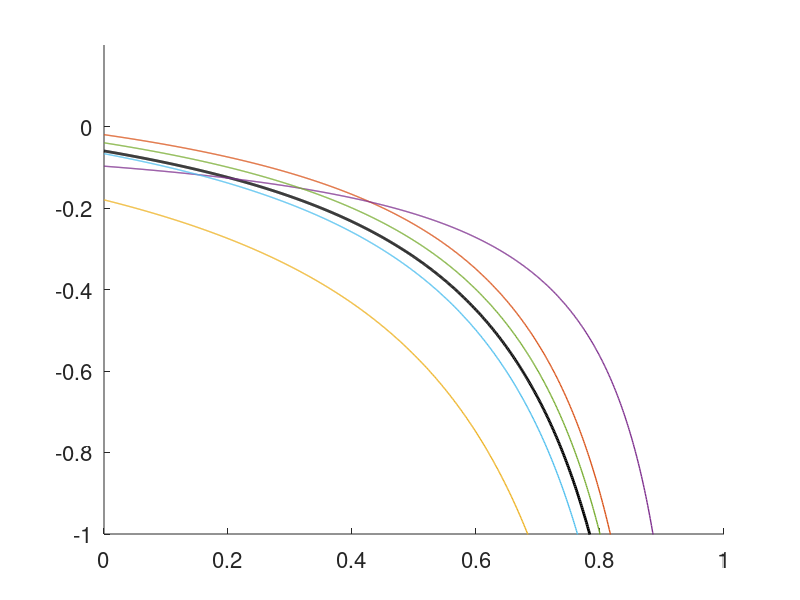

Reproduce this figure in MATLAB. (Note: this script raises an error after producing the figure.)
% This script contains code for generating the results figures: Fig. 2, 
% Fig. 3a, Fig. 3b & Fig. S1. Running this code generates four figures. The
% first figure is Fig 2 in the main text (evolution of signalling in closed
% model). The second figure is Fig 3a in the main text (evolution of 
% cue-suppression). The third figure is Fig 3b in the main text (evolution 
% of eavesdropping). The fourth figure is Fig. S1 in the SI (evolution of 
% signalling in open model).

% First, we generate Fig 2. The evolution of signalling in a closed model.

close all
clearvars
clc

% Parameter values. Two values are specified - a reference value (black 
% line in figure), and an alternative value. 
dR=0:0.001:1; % Predation cost
gR=[0 1]; % Conditionality of signal
cR=[0.1 0.3]; % Cost of signal production
NR=[3 50]; % Deme size
sR=[0 0.1]; % Defence cost
mR=[0.5 1]; % Migration rate
x=0; % Inital signalling investment

% The for loops are used to collect data over the different parameter
% values specified above.
for curr_N = 1:length(NR)
    N=NR(curr_N);

for curr_g = 1:length(gR)
    g=gR(curr_g);

for curr_c = 1:length(cR)
    c=cR(curr_c);

for curr_d = 1:length(dR)
    d=dR(curr_d);

for curr_s = 1:length(sR)
    s=sR(curr_s);

for curr_m = 1:length(mR)
    m=mR(curr_m);

% The expression below corresponds to the selection differential for 
% signalling (dw/dx) given in Equation A18. When this is greater than zero,
% signalling is favoured, else signalling is not favoured. We record this
% for different parameter combinations and store it in a results matrix.
seldiff(curr_d,curr_g,curr_c,curr_N,curr_s,curr_m) = ((m-2)*m*(N-1)*(c*(g-1)*N-c*g-d+s))/(((m-2)*m*(N-1)-1)*(x*(N*(c*g-s)-c*(g+N)+d*(N-1)+s)-d*N+N));

end
end
end
end
end
end

% We plot our results matrix as different lines. Signalling is favoured
% whenever a line goes above zero. We see that this never happens.
hold on
plot(dR,seldiff(:,1,1,1,1,1),'LineWidth',2,'Color','k')
plot(dR,seldiff(:,2,1,1,1,1),'LineWidth',1,'LineStyle','-')
plot(dR,seldiff(:,1,2,1,1,1),'LineWidth',1,'LineStyle','-')
plot(dR,seldiff(:,1,1,2,1,1),'LineWidth',1,'LineStyle','-')
plot(dR,seldiff(:,1,1,1,2,1),'LineWidth',1,'LineStyle','-')
plot(dR,seldiff(:,1,1,1,1,2),'LineWidth',1,'LineStyle','-')
hold off
set(gca,'FontSize',16)
set(gcf,'color','white')
ylim([-1 0.2])
xlim([0 1])
yticks(-1:0.2:1.2)
xticks(0:0.2:1.1)
yline(0,'LineWidth',1,'LineStyle','--')

% Next, we generate Fig 3a. The evolution of cue-suppression.

clearvars
clc

% Parameter values. Two values are specified - a reference value (black 
% line in figure), and an alternative value. 
N=[3 5]; % Deme size
g=[0.8 0.95]; % Conditionality of cue-suppressor
c=0:0.001:1; % Cost of cue-suppression

% The for loops are used to collect data over the different parameter
% values specified above.
for curr_N = 1:length(N)
for curr_g = 1:length(g)
for curr_c = 1:length(c)

% When the below expression is greater than d-s, cue-suppression is 
% favoured. We record the value of this expression for different parameter 
% values and store this in a results matrix titled 'd'.
d(curr_c, curr_g, curr_N) = N(curr_N) .* c(curr_c) .* (1-g(curr_g).*((N(curr_N)-1)./N(curr_N)));

end
end
end

% We plot our results matrix as different lines. Cue-suppression is 
% favoured above these lines, and disfavoured below them. The different
% lines correspond to different parameter regimes. 
figure
hold on
plot(c,d(:,1,1),'LineWidth',2,'Color','k', 'LineStyle','-')
plot(c,d(:,2,1),'LineWidth',2,'Color','k','LineStyle','--')
plot(c,d(:,1,2),'LineWidth',2,'Color','k', 'LineStyle',':')
hold off
box on
set(gca,'FontSize',16)
set(gcf,'color','white')
ylim([0 1])
xlim([0 1])
yticks(0:0.2:1)
xticks(0:0.2:1)

% Next, we generate Fig 3b. The evolution of eavesdropping.

clearvars
clc

% Parameter values. Two values are specified - a reference value (black 
% line in figure), and an alternative value. 
N=[3 5]; % Deme size
b=[1 1.5]; % Benefit of being connected to high-quality trade partners
c=0:0.001:1; % Cost of eavesdropping

% The for loops are used to collect data over the different parameter
% values specified above.
for curr_N = 1:length(N)
for curr_b = 1:length(b)
for curr_c = 1:length(c)

% When the below expression is greater than d-s, eavesdropping is 
% favoured. We record the value of this expression for different parameter 
% values and store this in a results matrix titled 'd'.
d(curr_c,curr_b, curr_N)  = (c(curr_c) ./  b(curr_b))  .* (N(curr_N) ./ (N(curr_N)-1)) ;

end
end
end

% We plot our results matrix as different lines. Eavesdropping is 
% favoured above these lines, and disfavoured below them. The different
% lines correspond to different parameter regimes. 
figure
hold on
plot(c,d(:,1,1),'LineWidth',2,'Color','k', 'LineStyle','-')
plot(c,d(:,2,1),'LineWidth',2,'Color','k','LineStyle','--')
plot(c,d(:,1,2),'LineWidth',2,'Color','k', 'LineStyle',':')
hold off
box on
set(gca,'FontSize',16)
set(gcf,'color','white')
ylim([0 1])
xlim([0 1])
yticks(0:0.2:1)
xticks(0:0.2:1)

% Finally, we generate Fig S1. The evolution of signalling in an open 
% model.

clearvars
clc

% Parameter values. Two values are specified - a reference value (black 
% line in figure), and an alternative value. 
dR=[0.1 0.9]; % Predation cost
cR=[0.001 0.003]; % Cost of signal production
NR=[3 10]; % Deme size
sR=[0.08 0.09]; % Defence cost
gR=[0 1]; % Conditionality of signal
mR=0:0.01:1; % Migration rate

% The for loops are used to collect data over the different parameter
% values specified above.
for curr_N = 1:length(NR)
    N=NR(curr_N);

for curr_g = 1:length(gR)
    g=gR(curr_g);

for curr_c = 1:length(cR)
    c=cR(curr_c);

for curr_d = 1:length(dR)
    d=dR(curr_d);

for curr_s = 1:length(sR)
    s=sR(curr_s);

for curr_m = 1:length(mR)
    m=mR(curr_m);

% The expression below corresponds to Equation D1. We showed in the script
% titled 'Model_K_Numerical_Analysis.m' that honest signalling evolves in
% Model K when this expression is greater than zero. We record the value of
% this expression for different parameter values and store this in a
% results matrix titled 'threshold'.
threshold(curr_m,curr_N,curr_g,curr_c,curr_d,curr_s) = (-d.*(-1+m).^2.*(-1+N)-c.*((-1+m).^2-N).*(-g+(-1+g).*N)+(-1+m).^2.*(-1+N).*s)./((-1+N).*(-d.*(-1+m).^2+d.*(-2+m).*m.*N+c.*(-1+m).^2.*(-g+(-1+g).*N)+s-(-2+m).*m.*(-1+N).*s));

end
end
end
end
end
end

% We plot our results matrix as different lines. Honest signalling is 
% favoured above these lines, and disfavoured below them. The different
% lines correspond to different parameter regimes. 
figure
hold on
plot(mR,threshold(:,1,1,1,1,1),'LineWidth',2,'Color','k')
plot(mR,threshold(:,2,1,1,1,1),'LineWidth',1,'LineStyle','-')
plot(mR,threshold(:,1,2,1,1,1),'LineWidth',1,'LineStyle','-')
plot(mR,threshold(:,1,1,2,1,1),'LineWidth',1,'LineStyle','-')
plot(mR,threshold(:,1,1,1,2,1),'LineWidth',1,'LineStyle','-')
plot(mR,threshold(:,1,1,1,1,2),'LineWidth',1,'LineStyle','-')
hold off
box on
set(gca,'FontSize',16)
set(gcf,'color','white')
ylim([0 1])
xlim([0 1])
yticks(0:0.2:1)
xticks(0:0.2:1)
